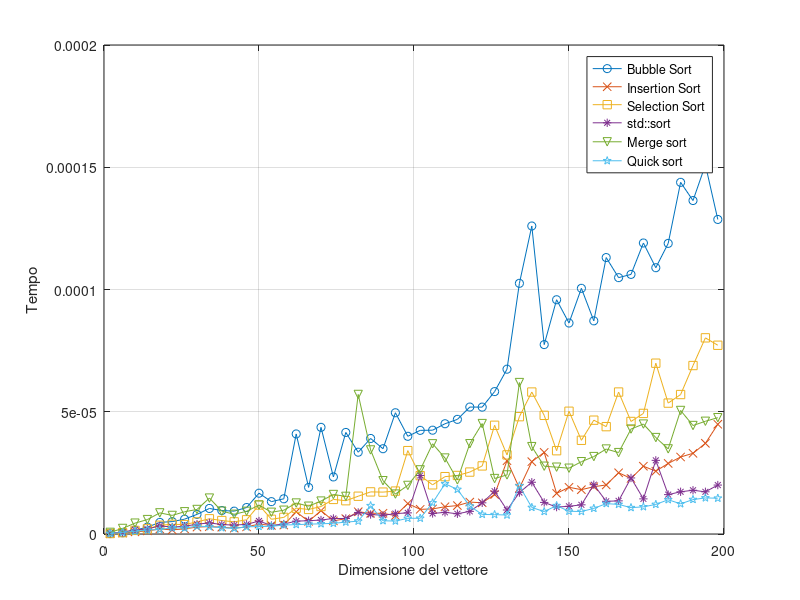
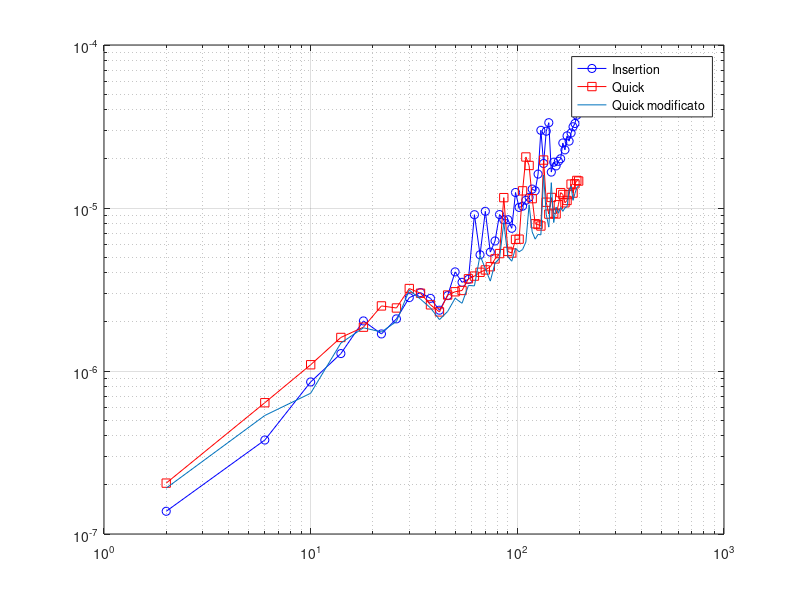

Reproduce these figures in MATLAB, in order.
tempi_bubble = [1.6044e-07 5.0963e-07 1.52476e-06 2.82491e-06 4.75421e-06 5.06805e-06 6.0694e-06 8.02589e-06 1.04477e-05 9.60434e-06 9.34615e-06 1.08285e-05 1.66903e-05 1.32364e-05 1.44038e-05 4.09203e-05 1.90614e-05 4.36227e-05 2.33419e-05 4.15411e-05 3.34551e-05 3.90746e-05 3.48788e-05 4.95918e-05 3.99633e-05 4.23899e-05 4.24584e-05 4.50941e-05 4.68871e-05 5.19222e-05 5.18977e-05 5.8242e-05 6.74084e-05 0.000102529 0.000125969 7.74643e-05 9.58109e-05 8.62897e-05 0.000100484 8.71823e-05 0.000113067 0.000104853 0.000106177 0.000119021 0.000108912 0.000118864 0.000143828 0.000136383 0.000150989 0.000128652 ];
tempi_insertion = [1.3784e-07 3.7718e-07 8.5669e-07 1.27892e-06 2.02857e-06 1.68808e-06 2.08843e-06 2.81876e-06 3.02657e-06 2.78996e-06 2.36025e-06 2.9007e-06 4.05518e-06 3.50032e-06 3.65042e-06 9.09737e-06 5.16573e-06 9.54302e-06 5.3651e-06 6.2757e-06 9.11319e-06 8.46309e-06 8.47608e-06 7.50786e-06 1.24507e-05 1.00889e-05 1.02621e-05 1.11534e-05 1.16262e-05 1.30615e-05 1.27588e-05 1.61451e-05 2.99621e-05 1.87551e-05 2.9591e-05 3.33701e-05 1.66114e-05 1.91083e-05 1.81279e-05 1.93434e-05 2.00582e-05 2.50526e-05 2.27327e-05 2.77182e-05 2.57155e-05 2.88578e-05 3.15007e-05 3.29991e-05 3.7086e-05 4.48788e-05 ];
tempi_selection = [1.9136e-07 5.4494e-07 1.46852e-06 2.11492e-06 3.58051e-06 3.95932e-06 3.86535e-06 4.93622e-06 6.22965e-06 5.50669e-06 4.96679e-06 5.81618e-06 1.18502e-05 6.01969e-06 6.79554e-06 1.05696e-05 1.00496e-05 1.12311e-05 1.41408e-05 1.36172e-05 1.54492e-05 1.72235e-05 1.71367e-05 1.75552e-05 3.41011e-05 2.38702e-05 2.01119e-05 2.34603e-05 2.39394e-05 2.53318e-05 2.78465e-05 4.44697e-05 3.23548e-05 4.79902e-05 5.80623e-05 4.8529e-05 3.40681e-05 5.02072e-05 3.83279e-05 4.65574e-05 4.39111e-05 5.80651e-05 4.60262e-05 4.932e-05 6.9861e-05 5.3539e-05 5.70389e-05 6.89019e-05 8.02288e-05 7.71998e-05 ];
tempi_stdsort = [3.2676e-07 7.4032e-07 1.7714e-06 2.03798e-06 3.33755e-06 2.8202e-06 3.18463e-06 3.99638e-06 4.5547e-06 3.86962e-06 3.64263e-06 3.945e-06 5.30139e-06 3.47891e-06 4.06988e-06 5.26354e-06 5.43892e-06 5.70375e-06 6.35748e-06 6.33181e-06 8.80789e-06 7.96591e-06 7.67109e-06 8.33817e-06 8.64838e-06 2.39384e-05 8.40664e-06 8.85302e-06 8.27686e-06 9.25839e-06 1.27517e-05 1.75046e-05 9.81052e-06 1.69437e-05 2.11694e-05 1.29182e-05 1.10075e-05 1.13329e-05 1.19327e-05 2.01664e-05 1.33657e-05 1.35585e-05 2.29282e-05 1.43676e-05 3.01227e-05 1.61075e-05 1.72684e-05 1.78887e-05 1.72536e-05 2.00169e-05 ];
tempi_mergesort = [6.7992e-07 2.27881e-06 4.44986e-06 5.90033e-06 8.65092e-06 7.60284e-06 9.10247e-06 1.0034e-05 1.47006e-05 9.34183e-06 8.07227e-06 9.27957e-06 1.18409e-05 8.89043e-06 9.73085e-06 1.26752e-05 1.13759e-05 1.34736e-05 1.61613e-05 1.53995e-05 5.7084e-05 3.43909e-05 2.181e-05 1.63391e-05 1.98781e-05 2.62301e-05 3.69003e-05 3.10768e-05 2.213e-05 3.69297e-05 4.51722e-05 2.26869e-05 2.41562e-05 6.19455e-05 3.57451e-05 2.77292e-05 2.7334e-05 2.69142e-05 2.95776e-05 3.16704e-05 3.4757e-05 3.32938e-05 4.29257e-05 4.4971e-05 3.94465e-05 3.48155e-05 5.05282e-05 4.43768e-05 4.61099e-05 4.75771e-05 ];
tempi_quicksort = [2.0516e-07 6.3879e-07 1.09233e-06 1.60619e-06 1.85737e-06 2.50751e-06 2.43576e-06 3.20593e-06 3.0003e-06 2.54604e-06 2.30347e-06 2.92508e-06 3.06281e-06 3.11909e-06 3.67827e-06 3.82185e-06 4.03344e-06 4.16849e-06 4.36242e-06 4.87046e-06 5.25227e-06 1.15777e-05 5.41537e-06 5.29431e-06 6.4178e-06 6.44019e-06 1.2742e-05 2.05588e-05 1.82334e-05 1.14142e-05 8.00415e-06 7.92377e-06 7.7548e-06 1.96879e-05 1.08514e-05 9.17375e-06 1.16058e-05 9.29495e-06 9.19402e-06 1.04704e-05 1.2428e-05 1.21072e-05 1.07652e-05 1.1121e-05 1.20938e-05 1.40144e-05 1.23441e-05 1.40789e-05 1.47614e-05 1.46353e-05 ];
tempi_quickmodified = [1.9117e-07 5.3342e-07 7.3044e-07 1.48384e-06 1.84137e-06 1.73576e-06 2.0125e-06 3.13671e-06 2.7597e-06 2.43897e-06 2.06559e-06 2.31906e-06 2.79517e-06 2.6027e-06 3.34745e-06 3.32929e-06 5.12897e-06 4.23832e-06 3.56002e-06 4.5933e-06 4.90981e-06 8.14798e-06 5.03458e-06 4.71599e-06 5.66766e-06 5.38456e-06 5.56133e-06 6.1841e-06 1.04644e-05 7.13479e-06 6.44145e-06 6.89416e-06 6.83851e-06 1.59358e-05 9.14811e-06 7.63336e-06 1.43023e-05 8.14562e-06 1.01318e-05 9.28939e-06 1.00861e-05 9.5398e-06 1.00123e-05 1.01997e-05 1.29187e-05 1.35734e-05 1.11429e-05 1.22844e-05 1.33482e-05 1.36734e-05 ];

n = 2:4:200;

figure;
plot(n, tempi_bubble, '-o', n, tempi_insertion, '-x', n, tempi_selection, '-s', n, tempi_stdsort, '-*', n, tempi_mergesort, '-v', n, tempi_quicksort, '-p');
grid on;
xlabel('Dimensione del vettore');
ylabel('Tempo');
legend('Bubble Sort', 'Insertion Sort', 'Selection Sort', 'std::sort', 'Merge sort', 'Quick sort');

figure; 
%loglog(n, tempi_bubble, 'k-x'); 
loglog(n, tempi_insertion, 'b-o'); hold on 
%loglog(n, tempi_selection, 'm-*');
%loglog(n, tempi_stdsort, 'c-p');
%loglog(n, tempi_mergesort, 'g-^');
loglog(n, tempi_quicksort, 'r-s');
loglog(n, tempi_quickmodified)
grid on;
legend('Bubble', 'Insertion', 'Selection', 'Std::sort', 'Merge', 'Quick');
legend('Insertion', 'Quick', 'Quick modificato');
